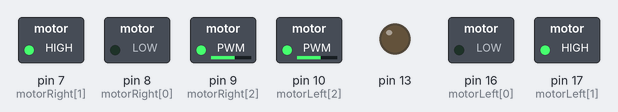
The sketch below on a simulated Arduino Uno, built with avr-gcc and run on an emulated ATmega328P. Shown: switched loads named in the sketch (green lamp = pin HIGH), output pins drawn as LEDs (lit = HIGH).

Above: at 0.05 s.
At 1.95 s:
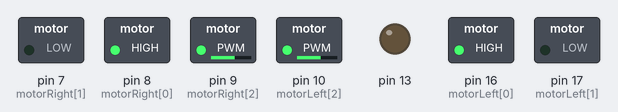
Timing chart, 0 to 3.0 s (numbered marks = the images above):
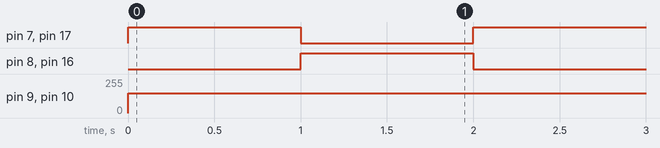

The sketch:

fall_camp_proto.ino
```cpp
#define Lswitch 14
#define trigPin 12
#define echoPin 11

// —————————————————————————  Motors
int motorLeft[] = {16, 17, 10};
int motorRight[] = {8, 7, 9};

float duration;
int distance;

void setup() {
  Serial.begin(9600);

  pinMode(13, OUTPUT);
  pinMode(A0, OUTPUT);

  pinMode(trigPin, OUTPUT);
  pinMode(echoPin, INPUT);

  pinMode(Lswitch, INPUT);

  // Setup motors
  int i;
  for(i = 0; i < 3; i++){
    pinMode(motorLeft[i], OUTPUT);
    pinMode(motorRight[i], OUTPUT);
  }

}

void loop() {
  // put your main code here, to run repeatedly:
  //Serial.println(digitalRead(codePin));
  /*digitalWrite(trigPin, LOW);
  delayMicroseconds(2);
  digitalWrite(trigPin, HIGH);
  delayMicroseconds(10);
  digitalWrite(trigPin, LOW);
  duration = pulseIn(echoPin, HIGH);
  distance = duration * .034 / 2;

  Serial.println(distance);*/

  driveForward(150);
  delay(1000);
  driveBackward(150);
  delay(1000);


}

void driveLeftMotorForward(int power){
  analogWrite(motorLeft[2], power);
  digitalWrite(motorLeft[0], LOW);
  digitalWrite(motorLeft[1], HIGH);
}

void driveRightMotorForward(int power){
  analogWrite(motorRight[2], power);
  digitalWrite(motorRight[0], LOW);
  digitalWrite(motorRight[1], HIGH);
}

void driveLeftMotorBackward(int power){
  analogWrite(motorLeft[2], power);
  digitalWrite(motorLeft[0], HIGH);
  digitalWrite(motorLeft[1], LOW);
}

void driveRightMotorBackward(int power){
  analogWrite(motorRight[2], power);
  digitalWrite(motorRight[0], HIGH);
  digitalWrite(motorRight[1], LOW);
}

void driveBackward(int power){
  driveRightMotorBackward(power);
  driveLeftMotorBackward(power);
}

void driveForward(int power){
  driveRightMotorForward(power);
  driveLeftMotorForward(power);
}
```

Measured:
- by itself, pin 7 (motorRight[1]), pin 8 (motorRight[0]), pin 16 (motorLeft[0]), pin 17 (motorLeft[1]): alternates HIGH for 1.0 s and LOW for 1.0 s
- by itself, pin 9 (motorRight[2]), pin 10 (motorLeft[2]): 0/255 → 150/255 at 0.00 s
